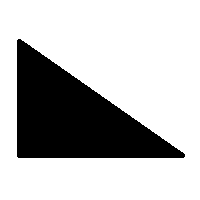
#> input picture test.png, 200 x 200 px
$ python convert_image.py
#> lines starting #> are read from the running program, lines starting #| are printed output that depends on the picture; after the words box and inside, x2 and y2 are one past the last pixel; in counts of white or black regions, pixels touching at a corner belong together
from PIL import Image
import numpy as np

def convert_image(input_path, output_path):
#> called with input_path = 'test.png', output_path = 'test_binary.bin'
    img = Image.open(input_path)
#> img is the input picture: PIL image 200x200 RGBA; mean R, G, B, A 188.1, 188.1, 188.1, 255

    img = img.convert('L')
#> img: PIL image 200x200 L; 73.8% white; 1 black region, box (x1, y1, x2, y2) and area: (17, 39, 185, 158) 10494

    img = img.resize((400, 400))
#> img: PIL image 400x400 L


    img_array = np.array(img)
    binary_img_array = (img_array > 127).astype(np.uint8)
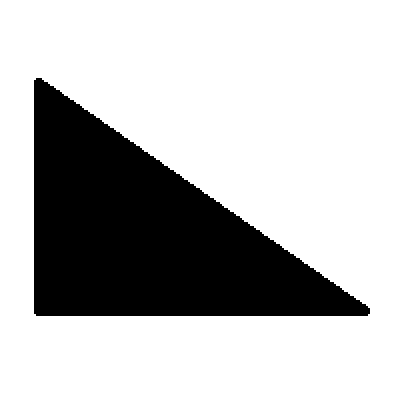
#> binary_img_array: shape (400, 400); values 0 (black) and 1 (white), 73.8% white; 1 black region, box (x1, y1, x2, y2) and area: (34, 78, 370, 316) 41976

    binary_img_array.tofile(output_path)

if __name__ == "__main__":
    input_path = "test.png"
    output_path = "test_binary.bin"
    convert_image(input_path, output_path)
    print(f"Converted image saved to {output_path}")
